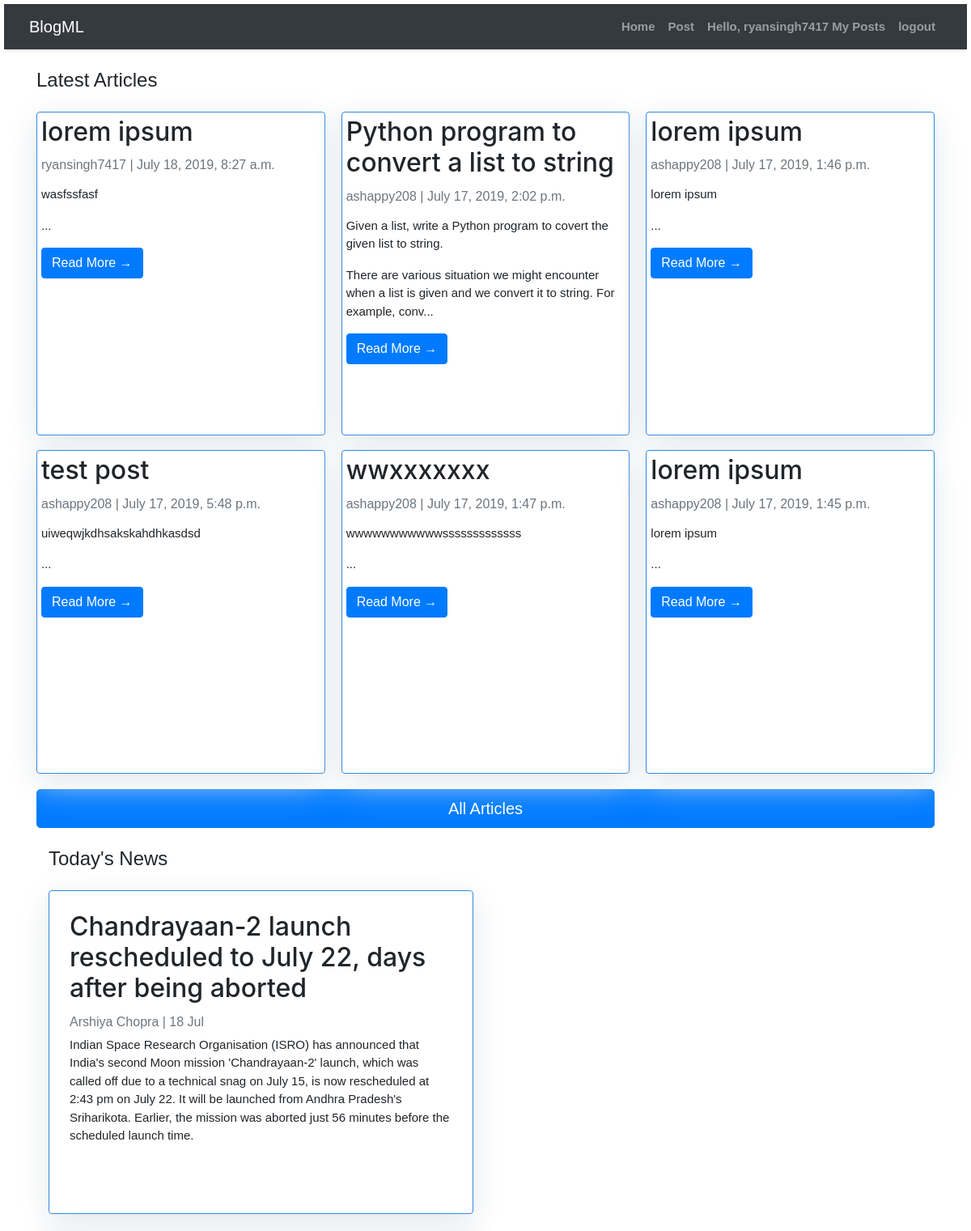
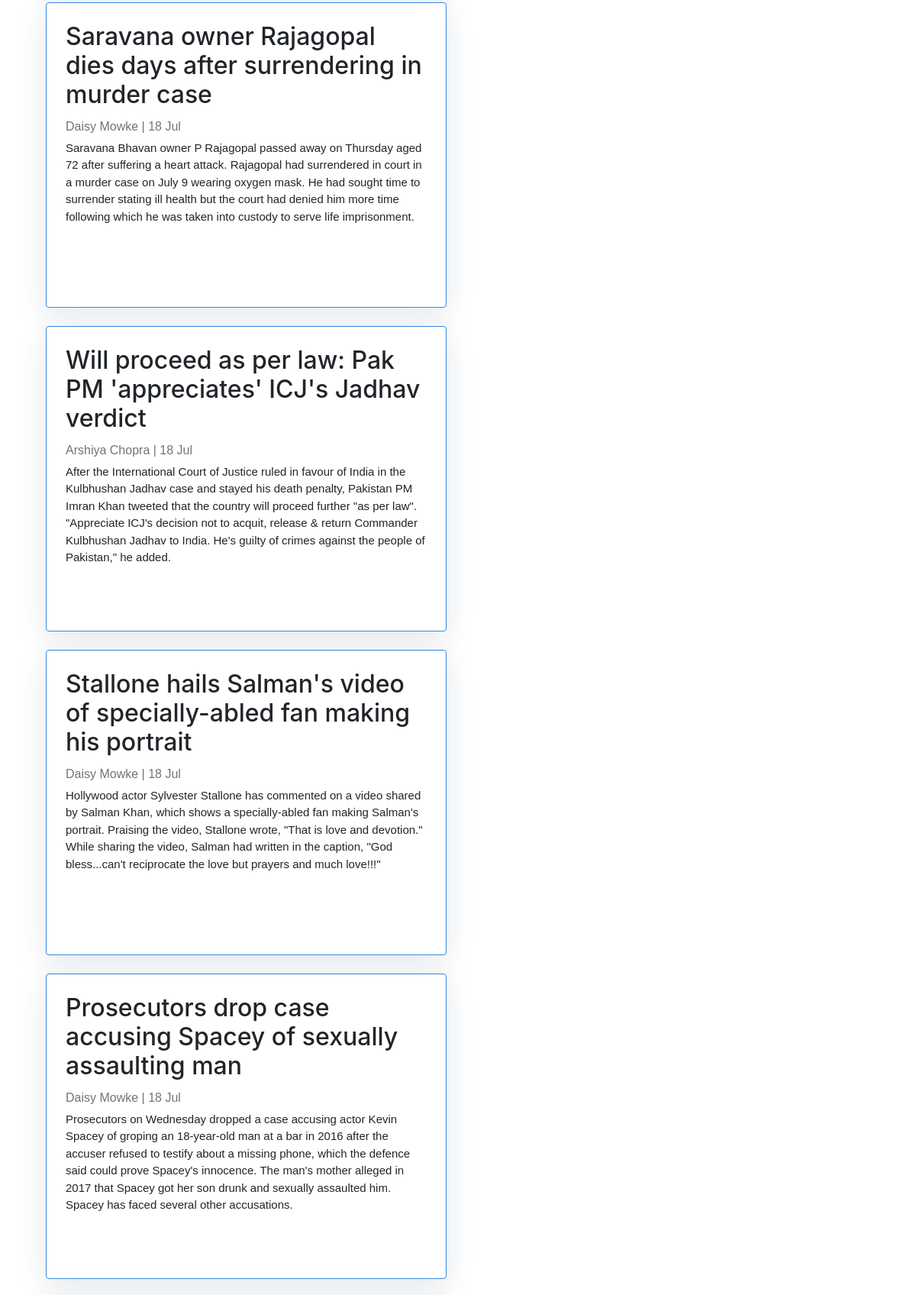
Page /index/ (signed in, upper part) on the committed database (2 pictures, top to bottom).
### dashboard/models.py (models this page shows, shortened)
class Post(models.Model):
    author = models.ForeignKey(settings.AUTH_USER_MODEL, on_delete=models.CASCADE)
    title = models.CharField(max_length=200)
    text = RichTextUploadingField()
    created_date = models.DateTimeField(default=timezone.now)
    published_date = models.DateTimeField(blank=True, null=True)
    topic = models.CharField(max_length=10,default = -1)
    objects = models.Manager

class News(models.Model):
    headline = models.CharField(max_length = 250)
    text = models.TextField()
    author = models.CharField(max_length = 120)
    datemonth = models.CharField(max_length=50)
    objects = models.Manager

### dashboard/views.py (the view)
# urls.py: path('index/',views.index,name = 'index'),
def index(request):
    news = News.objects.all()
    post = Post.objects.order_by('-published_date')[:6]
    context = {
        "object_list":news,
        "post_list":post,
    }
    return render(request,'index.html',context = context)

### dashboard/templates/index.html (shortened to what this page needs)
{% extends "base.html" %}
{% block content %}
<div class = "container">
        <h4 class=" site-heading my-4 mt-4 text-black">Latest Articles</h4>
<div class="card-columns">
    {% for post in post_list %}
        <div class="card">
            <h2 class="card-title">{{post.title}}</h2>
            <p class="card-text text-muted h6">{{ post.author }} | {{ post.published_date}}  </p>
            <p class = "card-text">{{ post.text|safe|slice:200 }}...</p>
        <a href="{% url 'post_detail' pk=post.pk %}" class="btn btn-primary">Read More &rarr;</a>
    </div>
        {% endfor %}
    </div>
    <a href="{% url 'postlist'%}" class="btn btn-primary btn-lg btn-block">All Articles</a>
</div>
<div class="container">
        <div class="col-md-6 mt-0 ">
                <h4 class=" site-heading my-4 mt-0 text-black">Today's News</h4>
                {% for object in object_list %}
                <div class="card mb-4">
                    <div class="card-body">
                        <h2 class="card-title">{{object.headline}}</h2>
                        <p class="card-text text-muted h6">{{object.author}} | {{object.datemonth}} </p>
                        <p class="card-text">{{object.text}} </p>
                    </div>
                </div>
                {% endfor %}
            </div>
        </div>
{%endblock%}

### dashboard/templates/base.html (shortened to what this page needs)
<!DOCTYPE html>
<html>
    <head>
        <link rel="stylesheet" href="https://maxcdn.bootstrapcdn.com/bootstrap/4.0.0/css/bootstrap.min.css"
 />
    </head>
    <body>
        <nav class="navbar navbar-expand-lg navbar-dark bg-dark shadow" id="mainNav">
            <div class="container-fluid">
                <a class="navbar-brand" href="{% url 'home' %}">BlogML</a>
                <div class="collapse navbar-collapse" id="navbarResponsive">
                    <ul class="navbar-nav ml-auto">
                          <li class="nav-item text-black">
                            <a class="nav-link text-black font-weight-bold" href="{% url 'index' %}">Home</a>
                        </li>
                        {% if user.is_authenticated %}
                        <li class="nav-item text-black">
                                <a class="nav-link text-black font-weight-bold" href="{% url 'post_new' %}">Post</a>
                            </li>
                        <li class="nav-item text-black">
                            <a class="nav-link text-black font-weight-bold" href="{% url 'postlist/user' %}">Hello, {{user.username}} My Posts</a>
                        </li>
                        <li class="nav-item text-black">
                            <a class="nav-link text-black font-weight-bold" href="{% url 'logout' %}">logout</a>
                        </li>
                        {% else %}
                        <li class="nav-item text-black">
                                <a class="nav-link text-black font-weight-bold" href="{% url 'social:begin' 'google-oauth2' %}">Login with Google</a>
                            </li>
                        {% endif %}
                    </ul>
                </div>
            </div>
        </nav>
        {% block content %}{% endblock content %}
    </body>
</html>

### dashboard/templates/base.html (style rules this page uses)
body { font-family: "Roboto", sans-serif; font-size: 17px; background-color: white; }
.shadow { box-shadow: 0 4px 2px -2px rgba(0, 0, 0, 0.1); }
.card { padding: 5px; background: white; height : 300px; overflow: auto; border: 1px solid #3388E1; }

### dashboard/templates/index.html (style rules this page uses)
body { font-family: "Ubuntu", sans-serif; font-size: 15px; background-color : white; padding: 5px; }
.card-text { word-wrap: break-word; }
.card { padding: 5px; background: white; height : 50vh; overflow: auto; border: 1px solid #3388E1; box-shadow: 0 10px 40px #E3E7EB }
.card-title { font-family:-apple-system, BlinkMacSystemFont, 'Segoe UI', Roboto, Oxygen, Ubuntu, Cantarell, 'Open Sans', 'Helvetica Neue', sans-serif }

### rows in the picture
Post: title "lorem ipsum", author "ryansingh7417", published_date "July 18, 2019, 8:27 a.m.", text "wasfssfasf"
Post: title "test post", author "ashappy208", published_date "July 17, 2019, 5:48 p.m.", text "uiweqwjkdhsakskahdhkasdsd"
Post: title "Python program to convert a list to string", author "ashappy208", published_date "July 17, 2019, 2:02 p.m.", text "Given a list, write a Python program to covert the given list to string. There are various situation we might encounter when a list is given and we convert it to string. For example, conv"
Post: title "wwxxxxxxx", author "ashappy208", published_date "July 17, 2019, 1:47 p.m.", text "wwwwwwwwwwwsssssssssssss"
Post: title "lorem ipsum", author "ashappy208", published_date "July 17, 2019, 1:46 p.m.", text "lorem ipsum"
Post: title "lorem ipsum", author "ashappy208", published_date "July 17, 2019, 1:45 p.m.", text "lorem ipsum"
News: headline "Chandrayaan-2 launch rescheduled to July 22, days after being aborted", author "Arshiya Chopra", datemonth "18 Jul", text "Indian Space Research Organisation (ISRO) has announced that India's second Moon mission 'Chandrayaan-2' launch, which was called off due to a technical snag on July 15, is now rescheduled at 2:43 pm on July 22. It will be launched from Andhra Pradesh's Sriharikota. Earlier, the mission was aborted just 56 minutes before the scheduled launch time."
News: headline "Saravana owner Rajagopal dies days after surrendering in murder case", author "Daisy Mowke", datemonth "18 Jul", text "Saravana Bhavan owner P Rajagopal passed away on Thursday aged 72 after suffering a heart attack. Rajagopal had surrendered in court in a murder case on July 9 wearing oxygen mask. He had sought time to surrender stating ill health but the court had denied him more time following which he was taken into custody to serve life imprisonment."
News: headline "Will proceed as per law: Pak PM 'appreciates' ICJ's Jadhav verdict", author "Arshiya Chopra", datemonth "18 Jul", text "After the International Court of Justice ruled in favour of India in the Kulbhushan Jadhav case and stayed his death penalty, Pakistan PM Imran Khan tweeted that the country will proceed further \"as per law\". \"Appreciate ICJ's decision not to acquit, release & return Commander Kulbhushan Jadhav to India. He's guilty of crimes against the people of Pakistan,\" he added."
News: headline "Stallone hails Salman's video of specially-abled fan making his portrait", author "Daisy Mowke", datemonth "18 Jul", text "Hollywood actor Sylvester Stallone has commented on a video shared by Salman Khan, which shows a specially-abled fan making Salman's portrait. Praising the video, Stallone wrote, \"That is love and devotion.\" While sharing the video, Salman had written in the caption, \"God bless...can't reciprocate the love but prayers and much love!!!\""
News: headline "Prosecutors drop case accusing Spacey of sexually assaulting man", author "Daisy Mowke", datemonth "18 Jul", text "Prosecutors on Wednesday dropped a case accusing actor Kevin Spacey of groping an 18-year-old man at a bar in 2016 after the accuser refused to testify about a missing phone, which the defence said could prove Spacey's innocence. The man's mother alleged in 2017 that Spacey got her son drunk and sexually assaulted him. Spacey has faced several other accusations."

### other values in the picture
{{ user.username }} "ryansingh7417"
